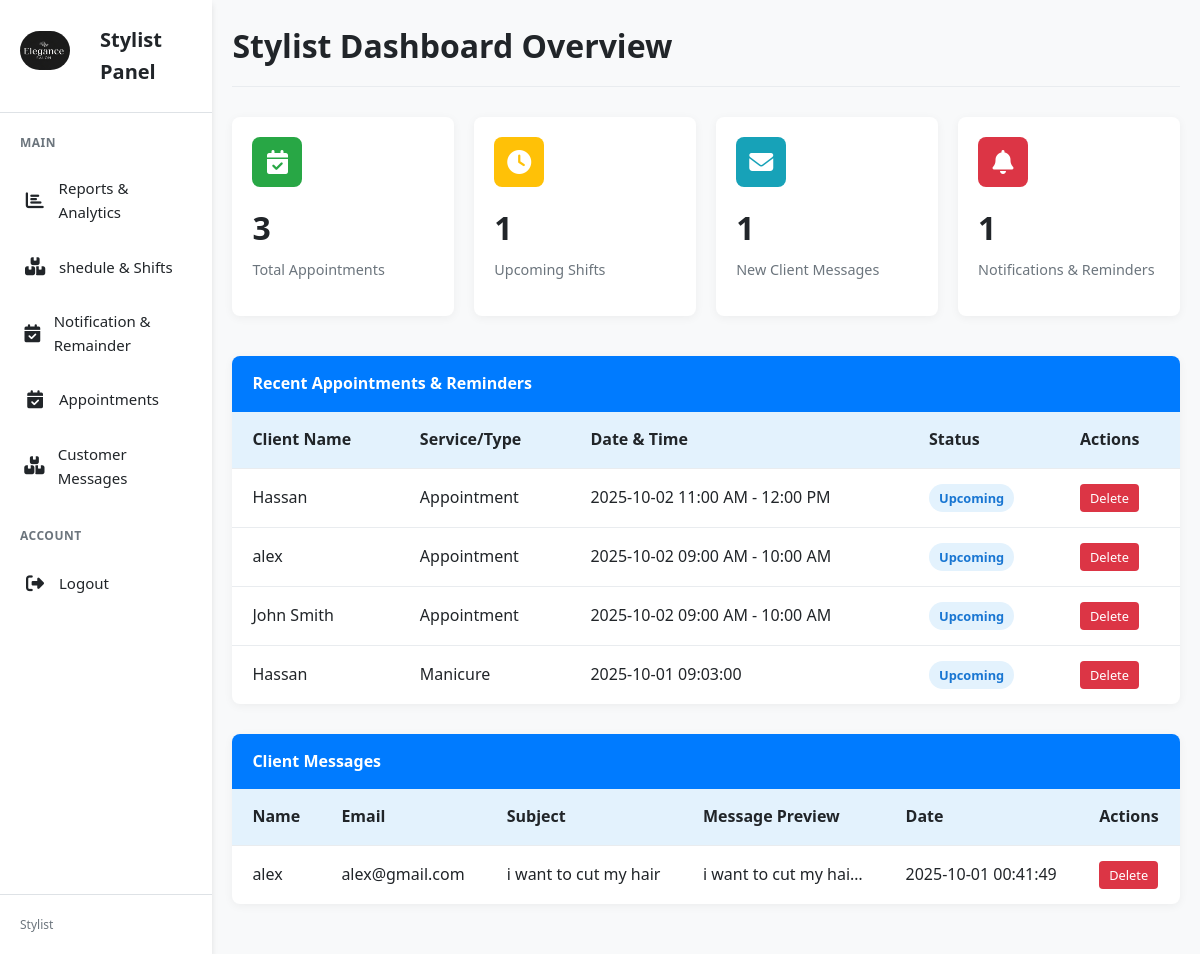
Page /stylist/report.php on the committed database.
### tables this page shows
CREATE TABLE `contact_form` (
  `id` int(11) NOT NULL,
  `name` varchar(255) NOT NULL,
  `email` varchar(255) NOT NULL,
  `subject` varchar(255) NOT NULL,
  `message` text NOT NULL,
  `created_at` datetime NOT NULL
);

### stylist/report.php (the view, shortened to what this page needs)
<!DOCTYPE html>
<html lang="en">
<head>
    <link rel="stylesheet" href="https://cdnjs.cloudflare.com/ajax/libs/font-awesome/6.4.0/css/all.min.css">
</head>
<body>
    <?php  include "side.php"; ?>
    <div class="dashboard-container">
        <div class="dashboard-header">
            <h1>Stylist Dashboard Overview</h1>
                    <?php
                    $servername = "localhost";
                    $username = "root";
                    $password = "";
                    $dbname = "elegence";
                    $conn = new mysqli($servername, $username, $password, $dbname);
                    ?>
        </div>
        <div class="stats-container">
            <div class="stat-card appointments">
                <div class="stat-icon">
                    <i class="fas fa-calendar-check"></i>
                </div>
                <div class="stat-value">
                    <?php
                    $sql = "SELECT COUNT(*) as total FROM appointments";
                    $result = $conn->query($sql);
                    $row = $result->fetch_assoc();
                    $totalAppointments = $row['total'];
                    echo $totalAppointments;
                    ?>
                </div>
                <div class="stat-label">Total Appointments</div>
            </div>
            <div class="stat-card shifts">
                <div class="stat-icon">
                    <i class="fas fa-clock"></i>
                </div>
                <div class="stat-value">
                    <?php
                    $sql = "SELECT COUNT(*) as total FROM shifts WHERE status = 'Scheduled'";
                    $result = $conn->query($sql);
                    $row = $result->fetch_assoc();
                    $upcomingShifts = $row['total'];
                    echo $upcomingShifts;
                    ?>
                </div>
                <div class="stat-label">Upcoming Shifts</div>
            </div>
            <div class="stat-card messages">
                <div class="stat-icon">
                    <i class="fas fa-envelope"></i>
                </div>
                <div class="stat-value">
                    <?php
                    $sql = "SELECT COUNT(*) as total FROM contact_form";
                    $result = $conn->query($sql);
                    $row = $result->fetch_assoc();
                    $newMessages = $row['total'];
                    echo $newMessages;
                    ?>
                </div>
                <div class="stat-label">New Client Messages</div>
            </div>
            <div class="stat-card notifications">
                <div class="stat-icon">
                    <i class="fas fa-bell"></i>
                </div>
                <div class="stat-value">
                    <?php
                    $sql = "SELECT COUNT(*) as total FROM notifications WHERE status = 'unread'";
                    $result = $conn->query($sql);
                    $row = $result->fetch_assoc();
                    $notifications = $row['total'];
                    echo $notifications;
                    ?>
                </div>
                <div class="stat-label">Notifications & Reminders</div>
            </div>
        </div>
        <div class="table-container">
            <div class="table-header">
                <span>Recent Appointments & Reminders</span>
            </div>
            <table>
                <thead>
                    <tr>
                        <th>Client Name</th>
                        <th>Service/Type</th>
                        <th>Date & Time</th>
                        <th>Status</th>
                        <th>Actions</th>
                    </tr>
                </thead>
                <tbody>
                    <?php
                    $sql = "
                    SELECT
                        client_name,
                        'Appointment' as type,
                        CONCAT(appointment_date, ' ', time_slot) as datetime,
                        'upcoming' as status,
                        'appointments' as source_table,
                        id
                    FROM appointments
                    UNION ALL
                    SELECT
                        client_name,
                        service as type,
                        CONCAT(date, ' ', time) as datetime,
                        status,
                        'reminders' as source_table,
                        id
                    FROM reminders
                    ORDER BY datetime DESC
                    LIMIT 10
                    ";
                    $result = $conn->query($sql);
                    if ($result->num_rows > 0) {
                        while($row = $result->fetch_assoc()) {
                            echo "<tr>";
                            echo "<td>" . htmlspecialchars($row['client_name']) . "</td>";
                            echo "<td>" . htmlspecialchars($row['type']) . "</td>";
                            echo "<td>" . htmlspecialchars($row['datetime']) . "</td>";
                            echo "<td><span class='status-badge status-" . $row['status'] . "'>" . ucfirst($row['status']) . "</span></td>";
                            echo "<td class='action-buttons'>";
                            echo "<form method='POST' style='display: inline;' onsubmit='return confirmDelete()'>";
                            echo "<button type='submit' class='delete-btn'>Delete</button>";
                            echo "</form>";
                            echo "</td>";
                            echo "</tr>";
                        }
                    } else {
                        echo "<tr><td colspan='5'>No appointments or reminders found</td></tr>";
                    }
                    ?>
                </tbody>
            </table>
        </div>
        <div class="table-container">
            <div class="table-header">
                <span>Client Messages</span>
            </div>
            <table>
                <thead>
                    <tr>
                        <th>Name</th>
                        <th>Email</th>
                        <th>Subject</th>
                        <th>Message Preview</th>
                        <th>Date</th>
                        <th>Actions</th>
                    </tr>
                </thead>
                <tbody>
                    <?php
                    $sql = "SELECT id, name, email, subject, message, created_at FROM contact_form ORDER BY created_at DESC LIMIT 10";
                    $result = $conn->query($sql);
                    if ($result->num_rows > 0) {
                        while($row = $result->fetch_assoc()) {
                            echo "<tr>";
                            echo "<td>" . htmlspecialchars($row['name']) . "</td>";
                            echo "<td>" . htmlspecialchars($row['email']) . "</td>";
                            echo "<td>" . htmlspecialchars($row['subject']) . "</td>";
                            echo "<td class='message-preview' title='" . htmlspecialchars($row['message']) . "'>" . htmlspecialchars($row['message']) . "</td>";
                            echo "<td>" . htmlspecialchars($row['created_at']) . "</td>";
                            echo "<td class='action-buttons'>";
                            echo "<form method='POST' style='display: inline;' onsubmit='return confirmDelete()'>";
                            echo "<button type='submit' class='delete-btn'>Delete</button>";
                            echo "</form>";
                            echo "</td>";
                            echo "</tr>";
                        }
                    } else {
                        echo "<tr><td colspan='6'>No client messages found</td></tr>";
                    }
                    ?>
                </tbody>
            </table>
        </div>
    </div>
</body>
</html>

### stylist/css/side.css (style rules this page uses)
* { margin: 0; padding: 0; box-sizing: border-box; font-family: 'Segoe UI', Tahoma, Geneva, Verdana, sans-serif; }
:root { --primary: #ffffff; --secondary: #f8f9fa; --accent: #e9ecef; --text: #212529; --text-light: #6c757d; --border: #dee2e6; --hover: #f1f3f5; --active: #007bff; --shadow: 0 4px 6px rgba(0, 0, 0, 0.1); }
body { background-color: var(--secondary); color: var(--text); display: flex; min-height: 100vh; }

### stylist/report.php (style rules this page uses)
:root { --white: #ffffff; --gray-light: #f8f9fa; --gray-medium: #e9ecef; --gray-dark: #6c757d; --black: #212529; --blue: #007bff; --blue-light: #e3f2fd; }
* { margin: 0; padding: 0; box-sizing: border-box; font-family: 'Segoe UI', Tahoma, Geneva, Verdana, sans-serif; }
body { background-color: var(--gray-light); color: var(--black); line-height: 1.6; }
.dashboard-container { width: 100%; margin: 0 auto; padding: 20px; }
.dashboard-header { display: flex; justify-content: space-between; align-items: center; margin-bottom: 30px; padding-bottom: 15px; border-bottom: 1px solid var(--gray-medium); }
.dashboard-header h1 { color: var(--black); font-weight: 600; }
.stats-container { display: grid; grid-template-columns: repeat(4, 1fr); gap: 20px; margin-bottom: 40px; }
.stat-card { background-color: var(--white); border-radius: 8px; padding: 20px; box-shadow: 0 2px 10px rgba(0, 0, 0, 0.05); transition: transform 0.3s ease, box-shadow 0.3s ease; display: flex; flex-direction: column; }
.stat-icon { width: 50px; height: 50px; border-radius: 8px; display: flex; align-items: center; justify-content: center; margin-bottom: 15px; font-size: 1.5rem; color: var(--white); }
.appointments .stat-icon { background-color: #28a745; }
.shifts .stat-icon { background-color: #ffc107; }
.messages .stat-icon { background-color: #17a2b8; }
.notifications .stat-icon { background-color: #dc3545; }
.stat-value { font-size: 2rem; font-weight: 700; margin-bottom: 5px; }
.stat-label { color: var(--gray-dark); font-size: 0.9rem; margin-bottom: 15px; }
.table-container { background-color: var(--white); border-radius: 8px; overflow: hidden; box-shadow: 0 2px 10px rgba(0, 0, 0, 0.05); margin-bottom: 30px; }
.table-header { background-color: var(--blue); color: white; padding: 15px 20px; font-weight: 600; display: flex; justify-content: space-between; align-items: center; }
table { width: 100%; border-collapse: collapse; }
th, td { padding: 15px 20px; text-align: left; border-bottom: 1px solid var(--gray-medium); }
th { background-color: var(--blue-light); font-weight: 600; }
tr:last-child td { border-bottom: none; }
.status-badge { padding: 5px 10px; border-radius: 20px; font-size: 0.8rem; font-weight: 600; }
.status-upcoming { background-color: #e3f2fd; color: #1976d2; }
.action-buttons { display: flex; gap: 10px; }
.delete-btn { background-color: #dc3545; color: white; border: none; padding: 5px 10px; border-radius: 4px; cursor: pointer; font-size: 0.8rem; transition: background-color 0.3s ease; }
.message-preview { max-width: 200px; overflow: hidden; text-overflow: ellipsis; white-space: nowrap; }

### rows in the picture
contact_form: name "alex", email "alex@gmail.com", subject "i want to cut my hair", message "i want to cut my hai…", created_at "2025-10-01 00:41:49"

### other values in the picture
$totalAppointments "3"
$upcomingShifts "1"
$newMessages "1"
$notifications "1"
$row['client_name'] "Hassan"
$row['type'] "Appointment"
$row['datetime'] "2025-10-02 11:00 AM - 12:00 PM"
$row['status'] "Upcoming"
$row['client_name'] "alex"
$row['datetime'] "2025-10-02 09:00 AM - 10:00 AM"
$row['client_name'] "John Smith"
$row['type'] "Manicure"
$row['datetime'] "2025-10-01 09:03:00"
